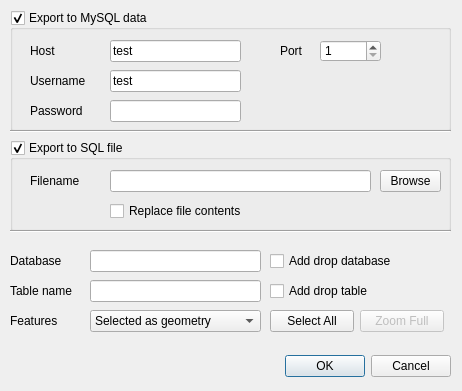
<?xml version="1.0" encoding="UTF-8"?>
<ui version="4.0">
 <class>ExportToMySQL</class>
 <widget class="QDialog" name="ExportToMySQL">
  <property name="geometry">
   <rect>
    <x>0</x>
    <y>0</y>
    <width>462</width>
    <height>391</height>
   </rect>
  </property>
  <property name="windowTitle">
   <string>Export To MySQL</string>
  </property>
  <property name="windowIcon">
   <iconset>
    <normaloff>:/icon.png</normaloff>:/icon.png</iconset>
  </property>
  <widget class="QDialogButtonBox" name="buttonBox">
   <property name="geometry">
    <rect>
     <x>10</x>
     <y>350</y>
     <width>441</width>
     <height>32</height>
    </rect>
   </property>
   <property name="orientation">
    <enum>Qt::Horizontal</enum>
   </property>
   <property name="standardButtons">
    <set>QDialogButtonBox::Cancel|QDialogButtonBox::Ok</set>
   </property>
  </widget>
  <widget class="QGroupBox" name="exportToMySQLDataCheckBox">
   <property name="geometry">
    <rect>
     <x>10</x>
     <y>10</y>
     <width>441</width>
     <height>121</height>
    </rect>
   </property>
   <property name="autoFillBackground">
    <bool>false</bool>
   </property>
   <property name="title">
    <string>Export to MySQL data</string>
   </property>
   <property name="checkable">
    <bool>true</bool>
   </property>
   <widget class="QLabel" name="labelMySQLHost">
    <property name="geometry">
     <rect>
      <x>20</x>
      <y>30</y>
      <width>56</width>
      <height>22</height>
     </rect>
    </property>
    <property name="text">
     <string>Host</string>
    </property>
   </widget>
   <widget class="QLineEdit" name="mysqlHost">
    <property name="geometry">
     <rect>
      <x>100</x>
      <y>30</y>
      <width>131</width>
      <height>22</height>
     </rect>
    </property>
    <property name="toolTip">
     <string>MySQL host name. Default : localhost</string>
    </property>
    <property name="text">
     <string>test</string>
    </property>
   </widget>
   <widget class="QLabel" name="labelMySQLUsername">
    <property name="geometry">
     <rect>
      <x>20</x>
      <y>60</y>
      <width>71</width>
      <height>22</height>
     </rect>
    </property>
    <property name="text">
     <string>Username</string>
    </property>
   </widget>
   <widget class="QLineEdit" name="mysqlUsername">
    <property name="geometry">
     <rect>
      <x>100</x>
      <y>60</y>
      <width>131</width>
      <height>22</height>
     </rect>
    </property>
    <property name="toolTip">
     <string>MySQL username. Default : root</string>
    </property>
    <property name="text">
     <string>test</string>
    </property>
   </widget>
   <widget class="QLabel" name="labelMySQLPassword">
    <property name="geometry">
     <rect>
      <x>20</x>
      <y>90</y>
      <width>56</width>
      <height>22</height>
     </rect>
    </property>
    <property name="text">
     <string>Password</string>
    </property>
   </widget>
   <widget class="QLineEdit" name="mysqlPassword">
    <property name="geometry">
     <rect>
      <x>100</x>
      <y>90</y>
      <width>131</width>
      <height>22</height>
     </rect>
    </property>
    <property name="toolTip">
     <string>MySQL password. Default : empty</string>
    </property>
    <property name="echoMode">
     <enum>QLineEdit::Password</enum>
    </property>
   </widget>
   <widget class="QLabel" name="labelMySQLPort">
    <property name="geometry">
     <rect>
      <x>270</x>
      <y>30</y>
      <width>31</width>
      <height>22</height>
     </rect>
    </property>
    <property name="text">
     <string>Port</string>
    </property>
   </widget>
   <widget class="QSpinBox" name="mysqlPort">
    <property name="geometry">
     <rect>
      <x>310</x>
      <y>30</y>
      <width>61</width>
      <height>22</height>
     </rect>
    </property>
    <property name="toolTip">
     <string>MySQL port. Default : 3306</string>
    </property>
    <property name="layoutDirection">
     <enum>Qt::LeftToRight</enum>
    </property>
    <property name="minimum">
     <number>1</number>
    </property>
    <property name="maximum">
     <number>999999999</number>
    </property>
   </widget>
  </widget>
  <widget class="QLineEdit" name="mysqlDatabaseName">
   <property name="geometry">
    <rect>
     <x>90</x>
     <y>250</y>
     <width>171</width>
     <height>22</height>
    </rect>
   </property>
   <property name="toolTip">
    <string>Database name</string>
   </property>
  </widget>
  <widget class="QLineEdit" name="mysqlTableName">
   <property name="geometry">
    <rect>
     <x>90</x>
     <y>280</y>
     <width>171</width>
     <height>22</height>
    </rect>
   </property>
   <property name="toolTip">
    <string>Table name where data will be stored.</string>
   </property>
  </widget>
  <widget class="QLabel" name="labelTableName">
   <property name="geometry">
    <rect>
     <x>10</x>
     <y>280</y>
     <width>71</width>
     <height>22</height>
    </rect>
   </property>
   <property name="text">
    <string>Table name</string>
   </property>
  </widget>
  <widget class="QLabel" name="labelMySQLDatabaseName">
   <property name="geometry">
    <rect>
     <x>10</x>
     <y>250</y>
     <width>56</width>
     <height>22</height>
    </rect>
   </property>
   <property name="text">
    <string>Database</string>
   </property>
  </widget>
  <widget class="Line" name="line">
   <property name="geometry">
    <rect>
     <x>10</x>
     <y>120</y>
     <width>441</width>
     <height>22</height>
    </rect>
   </property>
   <property name="orientation">
    <enum>Qt::Horizontal</enum>
   </property>
  </widget>
  <widget class="QGroupBox" name="exportToSQLFileCheckBox">
   <property name="geometry">
    <rect>
     <x>10</x>
     <y>140</y>
     <width>441</width>
     <height>91</height>
    </rect>
   </property>
   <property name="title">
    <string>Export to SQL file</string>
   </property>
   <property name="checkable">
    <bool>true</bool>
   </property>
   <widget class="QLabel" name="labelSQLFilename">
    <property name="geometry">
     <rect>
      <x>20</x>
      <y>30</y>
      <width>91</width>
      <height>22</height>
     </rect>
    </property>
    <property name="text">
     <string>Filename</string>
    </property>
   </widget>
   <widget class="QLineEdit" name="sqlFilename">
    <property name="geometry">
     <rect>
      <x>100</x>
      <y>30</y>
      <width>261</width>
      <height>22</height>
     </rect>
    </property>
    <property name="toolTip">
     <string>Fullpath to the filename where queries will be stored.</string>
    </property>
    <property name="readOnly">
     <bool>false</bool>
    </property>
   </widget>
   <widget class="QCheckBox" name="replaceFileContentCheckBox">
    <property name="geometry">
     <rect>
      <x>100</x>
      <y>60</y>
      <width>151</width>
      <height>22</height>
     </rect>
    </property>
    <property name="toolTip">
     <string>Checked : Replace the contents with new contents.
Unchecked : Append its contents.</string>
    </property>
    <property name="text">
     <string>Replace file contents</string>
    </property>
   </widget>
   <widget class="QPushButton" name="browseButton">
    <property name="geometry">
     <rect>
      <x>370</x>
      <y>30</y>
      <width>61</width>
      <height>22</height>
     </rect>
    </property>
    <property name="text">
     <string>Browse</string>
    </property>
   </widget>
  </widget>
  <widget class="Line" name="line_2">
   <property name="geometry">
    <rect>
     <x>10</x>
     <y>220</y>
     <width>441</width>
     <height>22</height>
    </rect>
   </property>
   <property name="orientation">
    <enum>Qt::Horizontal</enum>
   </property>
  </widget>
  <widget class="QCheckBox" name="addDropDatabaseCheckBox">
   <property name="geometry">
    <rect>
     <x>270</x>
     <y>250</y>
     <width>151</width>
     <height>22</height>
    </rect>
   </property>
   <property name="toolTip">
    <string>Force to drop database if exists.</string>
   </property>
   <property name="text">
    <string>Add drop database</string>
   </property>
  </widget>
  <widget class="QCheckBox" name="addDropTableCheckBox">
   <property name="geometry">
    <rect>
     <x>270</x>
     <y>280</y>
     <width>131</width>
     <height>22</height>
    </rect>
   </property>
   <property name="toolTip">
    <string>Force to drop table if exists.</string>
   </property>
   <property name="text">
    <string>Add drop table</string>
   </property>
  </widget>
  <widget class="QPushButton" name="zoomFullButton">
   <property name="enabled">
    <bool>false</bool>
   </property>
   <property name="geometry">
    <rect>
     <x>360</x>
     <y>310</y>
     <width>84</width>
     <height>22</height>
    </rect>
   </property>
   <property name="toolTip">
    <string>Zoom full the active layers</string>
   </property>
   <property name="text">
    <string>Zoom Full</string>
   </property>
  </widget>
  <widget class="QLabel" name="labelFeatures">
   <property name="geometry">
    <rect>
     <x>10</x>
     <y>310</y>
     <width>71</width>
     <height>22</height>
    </rect>
   </property>
   <property name="text">
    <string>Features</string>
   </property>
  </widget>
  <widget class="QComboBox" name="featureComboBox">
   <property name="geometry">
    <rect>
     <x>90</x>
     <y>310</y>
     <width>171</width>
     <height>22</height>
    </rect>
   </property>
   <item>
    <property name="text">
     <string>Selected as geometry</string>
    </property>
   </item>
   <item>
    <property name="text">
     <string>Current view as text (legacy)</string>
    </property>
   </item>
  </widget>
  <widget class="QPushButton" name="selectAllButton">
   <property name="geometry">
    <rect>
     <x>270</x>
     <y>310</y>
     <width>84</width>
     <height>22</height>
    </rect>
   </property>
   <property name="text">
    <string>Select All</string>
   </property>
  </widget>
 </widget>
 <resources/>
 <connections>
  <connection>
   <sender>buttonBox</sender>
   <signal>accepted()</signal>
   <receiver>ExportToMySQL</receiver>
   <slot>accept()</slot>
   <hints>
    <hint type="sourcelabel">
     <x>248</x>
     <y>254</y>
    </hint>
    <hint type="destinationlabel">
     <x>157</x>
     <y>274</y>
    </hint>
   </hints>
  </connection>
  <connection>
   <sender>buttonBox</sender>
   <signal>rejected()</signal>
   <receiver>ExportToMySQL</receiver>
   <slot>reject()</slot>
   <hints>
    <hint type="sourcelabel">
     <x>316</x>
     <y>260</y>
    </hint>
    <hint type="destinationlabel">
     <x>286</x>
     <y>274</y>
    </hint>
   </hints>
  </connection>
 </connections>
</ui>
